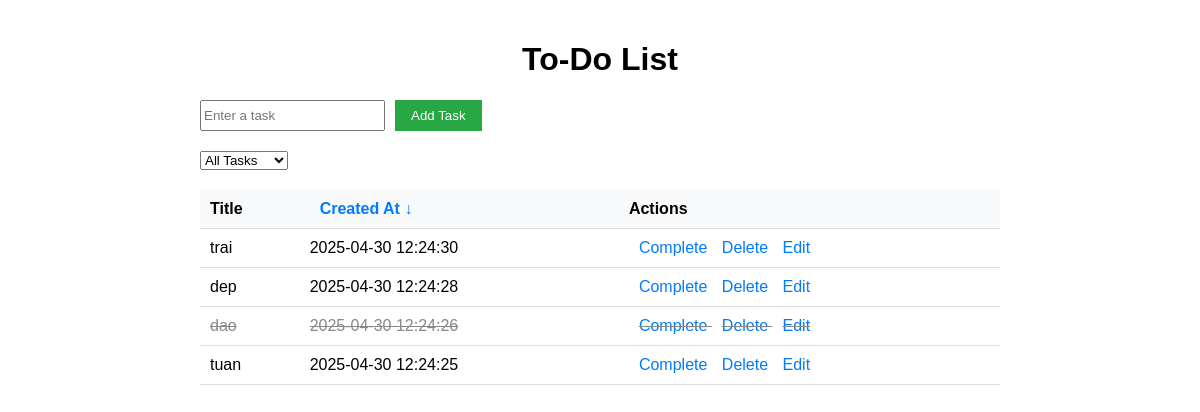
The page / on the database its author committed.
### app.py (models this page shows)
class Task(db.Model):
    id = db.Column(db.Integer, primary_key=True)
    title = db.Column(db.String(200), nullable=False)
    completed = db.Column(db.Boolean, default=False)
    created_at = db.Column(db.DateTime, default=datetime.utcnow)  # Thêm cột created_at

### app.py (the view)
@app.route('/')
def index():
    filter_status = request.args.get('filter', 'all')
    sort = request.args.get('sort', 'created_at')
    order = request.args.get('order', 'desc')
    query = Task.query
    if filter_status == 'completed':
        query = query.filter_by(completed=True)
    elif filter_status == 'incomplete':
        query = query.filter_by(completed=False)
    if sort == 'created_at':
        query = query.order_by(Task.created_at.desc() if order == 'desc' else Task.created_at.asc())
    tasks = query.all()
    return render_template('index.html', tasks=tasks, filter_status=filter_status, sort=sort, order=order)

### templates/index.html (shortened to what this page needs)
<!DOCTYPE html>
<html lang="en">
<head>
    <link rel="stylesheet" href="{{ url_for('static', filename='style.css') }}">
</head>
<body>
    <h1>To-Do List</h1>
    <form action="{{ url_for('add_task') }}" method="POST">
        <input type="text" name="title" placeholder="Enter a task" required>
        <button type="submit">Add Task</button>
    </form>
    <form action="{{ url_for('index') }}" method="GET">
        <select name="filter" onchange="this.form.submit()">
            <option value="all" {% if filter_status == 'all' %}selected{% endif %}>All Tasks</option>
        </select>
    </form>
    <table>
        <thead>
            <tr>
                <th>Title</th>
                <th>
                    <a href="{{ url_for('index', filter=filter_status, sort='created_at', order='asc' if order == 'desc' else 'desc') }}">
                        Created At {% if sort == 'created_at' %}{{ '↓' if order == 'desc' else '↑' }}{% endif %}
                    </a>
                </th>
                <th>Actions</th>
            </tr>
        </thead>
        <tbody>
            {% for task in tasks %}
            <tr class="{% if task.completed %}completed{% endif %}">
                <td>{{ task.title }}</td>
                <td>{{ task.created_at.strftime('%Y-%m-%d %H:%M:%S') if task.created_at else 'N/A' }}</td>
                <td>
                    <a href="{{ url_for('complete_task', task_id=task.id) }}">Complete</a>
                    <a href="{{ url_for('delete_task', task_id=task.id) }}">Delete</a>
                    <a href="{{ url_for('edit_task', task_id=task.id) }}">Edit</a>
                </td>
            </tr>
            {% endfor %}
        </tbody>
    </table>
</body>
</html>

### static/style.css (style rules this page uses)
body { font-family: Arial, sans-serif; max-width: 800px; margin: 0 auto; padding: 20px; }
h1, h2 { text-align: center; }
form { display: flex; gap: 10px; margin-bottom: 20px; }
button { padding: 8px 16px; background-color: #28a745; color: white; border: none; cursor: pointer; }
table { width: 100%; border-collapse: collapse; margin-top: 20px; }
th, td { padding: 10px; text-align: left; border-bottom: 1px solid #ddd; }
th { background-color: #f8f9fa; }
tr.completed td { text-decoration: line-through; color: #888; }
a { margin-left: 10px; color: #007bff; text-decoration: none; }

### rows shown on the page
Task: title "trai", created_at "2025-04-30 12:24:30"
Task: title "dep", created_at "2025-04-30 12:24:28"
Task: title "dao", created_at "2025-04-30 12:24:26"
Task: title "tuan", created_at "2025-04-30 12:24:25"

### other values the page prints
{{ '↓' if order == 'desc' else '↑' }} "↓"
